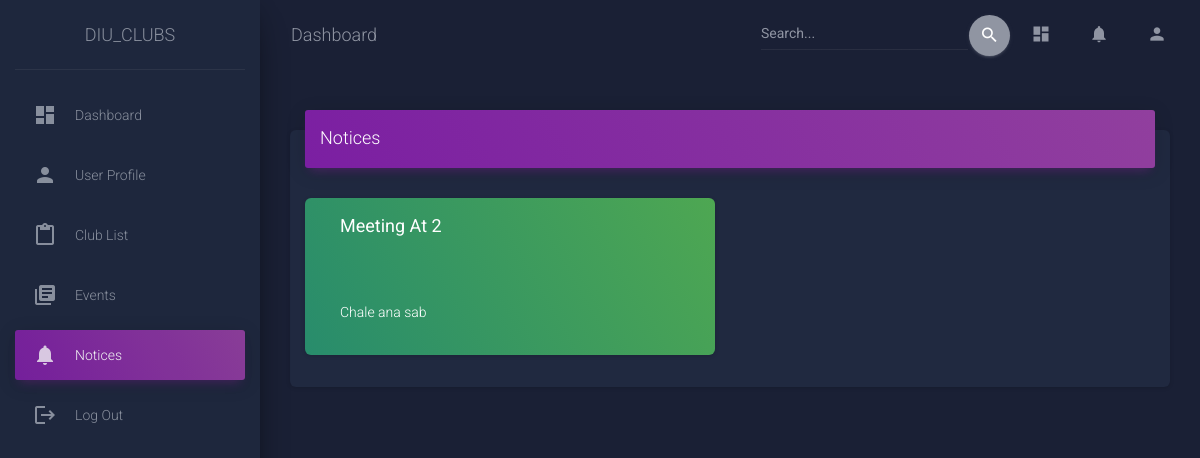
Before: /notice (signed in) with the older database file.
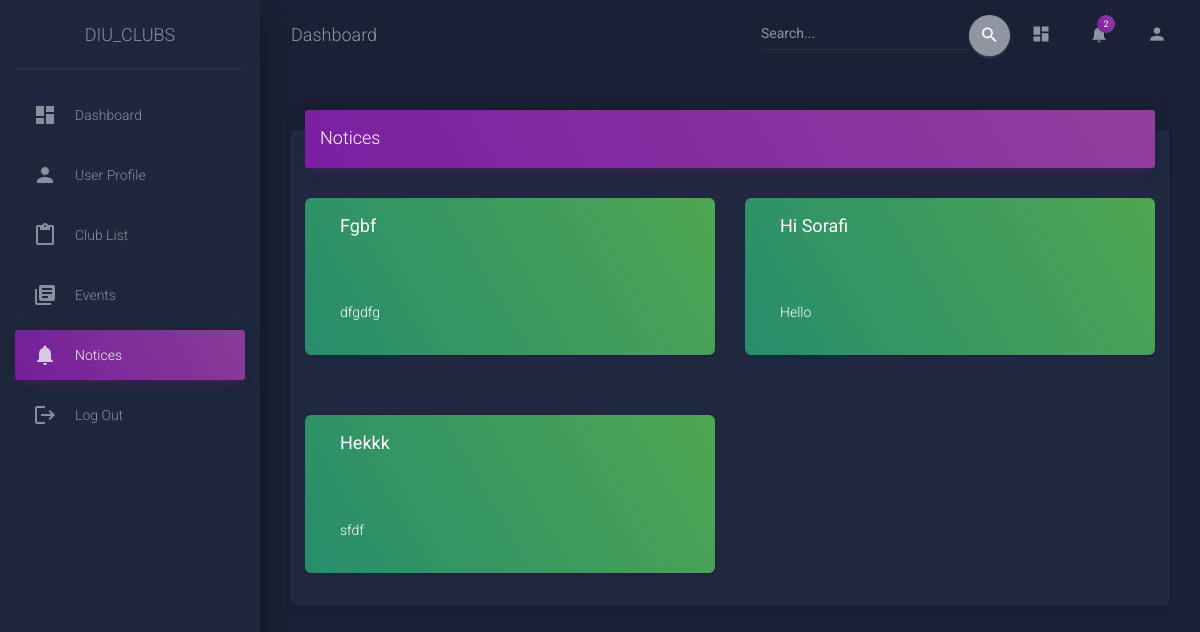
After: the same page with the newer database file.
### Dashboard/models.py (models this page shows, shortened)
class Notice(models.Model):
    title = models.CharField(max_length=50)
    club = models.ForeignKey(Club, on_delete=models.CASCADE, null=True)
    description = models.CharField(max_length=500)

### Dashboard/views.py (the view)
# urls.py: path('notice',views.notice,name='notice'),
@login_required
def notice(request):
    admin_name = request.user.username[6:]
    user = str(request.user)
    student = Student.objects.get(user=request.user)
    if "admin" in user:
        club_name = Club.objects.get(tag=admin_name)
        if request.method == "POST":
            title = request.POST["title"]
            description = request.POST["description"]
            Notice.objects.create(title=title, description=description, club=club_name)
            notice_count = Notice.objects.filter(club=club_name).count()
            Notification.objects.update_or_create(
                notification_type="notices",
                club=club_name,
                user_type="general_user",
                defaults={"total": notice_count},
            )
            messages.success(request, "Notice Added")
            return redirect("notice")
        else:
            form_data = {}
            total = Notice.objects.filter(club__club_name=club_name).count()
            total_id = list(
                Notice.objects.filter(club__club_name=club_name).values_list(
                    "id", flat=True
                )
            )
            print(total_id)
            if total_id:
                for i in total_id:
                    title = Notice.objects.get(id=i, club__club_name=club_name).title
                    description = Notice.objects.get(
                        id=i, club__club_name=club_name
                    ).description
                    form_data[title] = description
                print(form_data)
                return render(
                    request, "dashboard/notice.html", {"form_data": form_data}
                )
            return render(request, "dashboard/notice.html", {"form_data": form_data})
    else:
        form_data = {}
        clubs = MemberJoined.objects.filter(student=student).values_list(
            "club__club_name", flat=True
        )
        clubs_with_notices = []
        for club_name in clubs:
            if Notice.objects.filter(club__club_name=club_name).exists():
                clubs_with_notices.append(club_name)
        if clubs_with_notices:
            for club_name in clubs_with_notices:
                notices = Notice.objects.filter(club__club_name=club_name)
                for notice in notices:
                    form_data[notice.title] = notice.description
        return render(request, "dashboard/notice.html", {"form_data": form_data})

### Dashboard/models.py (called while the page is built)
    def __str__(self):
        return self.club_name

### templates/dashboard/notice.html (shortened to what this page needs)
{% extends "sidebar/main.html" %}
{% block content %}
         <div class="wrapper">
            <div class="sidebar" data-color="purple" data-background-color="black" data-image="css/assets/img/sidebar-2.jpg">
               <div class="logo"><a href="http://www.creative-tim.com" class="simple-text logo-normal">
                  DIU_CLUBS
                  </a>
               </div>
               {% include 'sidebar/navbar.html' %}
               <div class="content">
                  <div class="container-fluid">
                    <div class="row">
                      <div class="col-md-12">
                        <div class="card">
                          <div class="card-header card-header-primary">
                            <h4 class="card-title ">Notices</h4>
                          </div>
                          <div class="container">
                            <div class="row">
                              {% if form_data %}
                                 {% for title, description in form_data.items %}
                                 <div class="col-6">
                                    <div class="card text-white bg-success col-12">
                                       <h4 class="card-body text-white"><strong>{{ title|title }}</strong></h4><br>
                                       <p class="card-body text-white">{{ description|linebreaksbr }}</p>
                                    </div>
                                 </div>
                                 {% endfor %}
                              {% endif %}
                            </div>
                          </div>
                        <div class="col-md-12">
                           <div class="row">
                              <div class="col-lg-8 col-md-10 ml-auto mr-auto">
                              </div>
                           </div>
                        </div>
                        <div class="row">
                           <div class="col-lg-8 col-md-10 ml-auto mr-auto">
                           </div>
                        </div>
                     </div>
                  </div>
               </div>
            </div>
         </div>
{% endblock %}

Changed rows visible on the page:
removed Notice: form_data "Meeting At 2", form_data "Chale ana sab"
added Notice: form_data "Fgbf", form_data "dfgdfg"
added Notice: form_data "Hi Sorafi", form_data "Hello"
added Notice: form_data "Hekkk", form_data "sfdf"
Other visible differences:
{{ total_notifications }}: (not shown) → "2"
